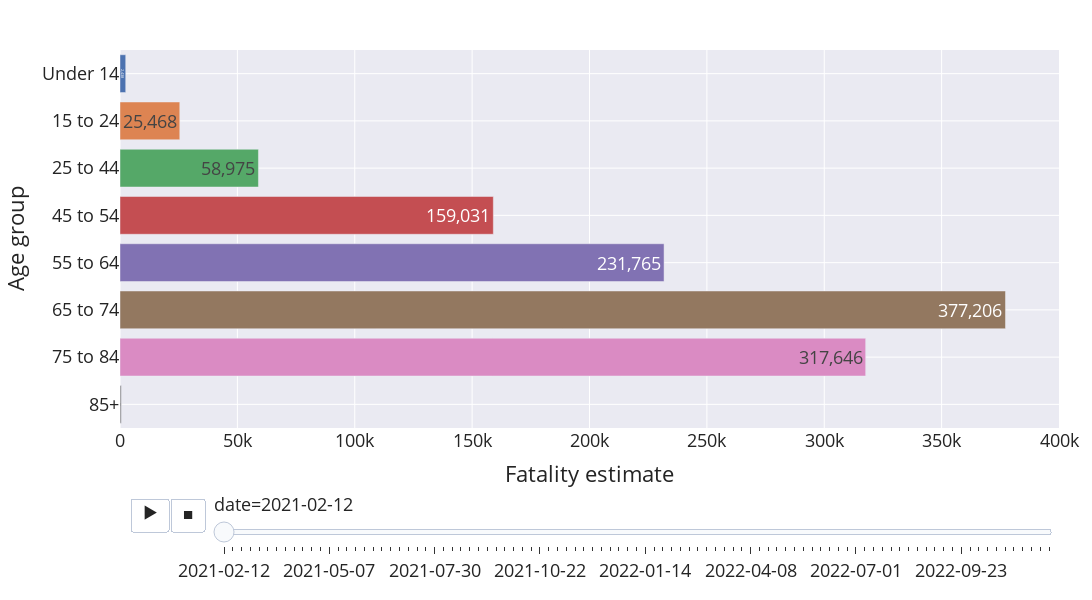

Source (notebook cell):
### Code cell
fig = px.bar(
    timeline_estimate, orientation='h',
    y="age", x="deaths", color='age', text='deaths',
    animation_frame="date", animation_group="age",
    labels={'age': 'Age group', 'deaths': 'Fatality estimate'},
    range_x=(0, 400000)
)

time = china_death_scenarios.reset_index().date.dt.strftime('%Y-%m-%d').values
estimate = china_death_scenarios.total.values.astype(int)
for i, frame in enumerate(fig.frames):
    frame.layout.title = f'COVID-zero policy end date: {time[i]} & Total fatality estimate: {estimate[i]:,}'
    
for step in fig.layout.sliders[0].steps:
    step["args"][1]["frame"]["redraw"] = True

fig.update_traces(textposition='inside', texttemplate='%{text:,}')
fig.update_layout(
    showlegend=False, 
    title_x=0.5,
    font_size=18,
    margin=dict(
        l=50,
        r=20,
        t=50,
        b=50,
        pad=0
    ),
    width=1200,
    height=600
)
fig.show()

### Figure 1 — Plotly figure (JSON) as saved in the notebook; plotly's stock layout.template omitted (floating-point values rounded to 4 significant figures)
{"data": [{"alignmentgroup": "True", "hovertemplate": "Age group=%{y}<br>date=2021-02-12<br>Fatality estimate=%{text}<extra></extra>", "ids": ["Under 14"], "legendgroup": "Under 14", "marker": {"color": "rgb(76,114,176)"}, "name": "Under 14", "offsetgroup": "Under 14", "orientation": "h", "showlegend": true, "text": [2438], "textposition": "inside", "texttemplate": "%{text:,}", "type": "bar", "x": [2438], "xaxis": "x", "y": ["Under 14"], "yaxis": "y"}, {"alignmentgroup": "True", "hovertemplate": "Age group=%{y}<br>date=2021-02-12<br>Fatality estimate=%{text}<extra></extra>", "ids": ["15 to 24"], "legendgroup": "15 to 24", "marker": {"color": "rgb(221,132,82)"}, "name": "15 to 24", "offsetgroup": "15 to 24", "orientation": "h", "showlegend": true, "text": [25468], "textposition": "inside", "texttemplate": "%{text:,}", "type": "bar", "x": [25468], "xaxis": "x", "y": ["15 to 24"], "yaxis": "y"}, {"alignmentgroup": "True", "hovertemplate": "Age group=%{y}<br>date=2021-02-12<br>Fatality estimate=%{text}<extra></extra>", "ids": ["25 to 44"], "legendgroup": "25 to 44", "marker": {"color": "rgb(85,168,104)"}, "name": "25 to 44", "offsetgroup": "25 to 44", "orientation": "h", "showlegend": true, "text": [58975], "textposition": "inside", "texttemplate": "%{text:,}", "type": "bar", "x": [58975], "xaxis": "x", "y": ["25 to 44"], "yaxis": "y"}, {"alignmentgroup": "True", "hovertemplate": "Age group=%{y}<br>date=2021-02-12<br>Fatality estimate=%{text}<extra></extra>", "ids": ["45 to 54"], "legendgroup": "45 to 54", "marker": {"color": "rgb(196,78,82)"}, "name": "45 to 54", "offsetgroup": "45 to 54", "orientation": "h", "showlegend": true, "text": [159031], "textposition": "inside", "texttemplate": "%{text:,}", "type": "bar", "x": [159031], "xaxis": "x", "y": ["45 to 54"], "yaxis": "y"}, {"alignmentgroup": "True", "hovertemplate": "Age group=%{y}<br>date=2021-02-12<br>Fatality estimate=%{text}<extra></extra>", "ids": ["55 to 64"], "legendgroup": "55 to 64", "marker": {"color": "rgb(129,114,179)"}, "name": "55 to 64", "offsetgroup": "55 to 64", "orientation": "h", "showlegend": true, "text": [231765], "textposition": "inside", "texttemplate": "%{text:,}", "type": "bar", "x": [231765], "xaxis": "x", "y": ["55 to 64"], "yaxis": "y"}, {"alignmentgroup": "True", "hovertemplate": "Age group=%{y}<br>date=2021-02-12<br>Fatality estimate=%{text}<extra></extra>", "ids": ["65 to 74"], "legendgroup": "65 to 74", "marker": {"color": "rgb(147,120,96)"}, "name": "65 to 74", "offsetgroup": "65 to 74", "orientation": "h", "showlegend": true, "text": [377206], "textposition": "inside", "texttemplate": "%{text:,}", "type": "bar", "x": [377206], "xaxis": "x", "y": ["65 to 74"], "yaxis": "y"}, {"alignmentgroup": "True", "hovertemplate": "Age group=%{y}<br>date=2021-02-12<br>Fatality estimate=%{text}<extra></extra>", "ids": ["75 to 84"], "legendgroup": "75 to 84", "marker": {"color": "rgb(218,139,195)"}, "name": "75 to 84", "offsetgroup": "75 to 84", "orientation": "h", "showlegend": true, "text": [317646], "textposition": "inside", "texttemplate": "%{text:,}", "type": "bar", "x": [317646], "xaxis": "x", "y": ["75 to 84"], "yaxis": "y"}, {"alignmentgroup": "True", "hovertemplate": "Age group=%{y}<br>date=2021-02-12<br>Fatality estimate=%{text}<extra></extra>", "ids": ["85+"], "legendgroup": "85+", "marker": {"color": "rgb(140,140,140)"}, "name": "85+", "offsetgroup": "85+", "orientation": "h", "showlegend": true, "text": [592], "textposition": "inside", "texttemplate": "%{text:,}", "type": "bar", "x": [592], "xaxis": "x", "y": ["85+"], "yaxis": "y"}], "layout": {"barmode": "relative", "font": {"size": 18}, "height": 600, "legend": {"title": {"text": "Age group"}, "tracegroupgap": 0}, "margin": {"b": 50, "l": 50, "pad": 0, "r": 20, "t": 50}, "showlegend": false, "sliders": [{"active": 0, "currentvalue": {"prefix": "date="}, "len": 0.9, "pad": {"b": 10, "t": 60}, "steps": [{"args": [["2021-02-12"], {"frame": {"duration": 0, "redraw": true}, "fromcurrent": true, "mode": "immediate", "transition": {"duration": 0, "easing": "linear"}}], "label": "2021-02-12", "method": "animate"}, {"args": [["2021-02-19"], {"frame": {"duration": 0, "redraw": true}, "fromcurrent": true, "mode": "immediate", "transition": {"duration": 0, "easing": "linear"}}], "label": "2021-02-19", "method": "animate"}, {"args": [["2021-02-26"], {"frame": {"duration": 0, "redraw": true}, "fromcurrent": true, "mode": "immediate", "transition": {"duration": 0, "easing": "linear"}}], "label": "2021-02-26", "method": "animate"}, {"args": [["2021-03-05"], {"frame": {"duration": 0, "redraw": true}, "fromcurrent": true, "mode": "immediate", "transition": {"duration": 0, "easing": "linear"}}], "label": "2021-03-05", "method": "animate"}, {"args": [["2021-03-12"], {"frame": {"duration": 0, "redraw": true}, "fromcurrent": true, "mode": "immediate", "transition": {"duration": 0, "easing": "linear"}}], "label": "2021-03-12", "method": "animate"}, {"args": [["2021-03-19"], {"frame": {"duration": 0, "redraw": true}, "fromcurrent": true, "mode": "immediate", "transition": {"duration": 0, "easing": "linear"}}], "label": "2021-03-19", "method": "animate"}, {"args": [["2021-03-26"], {"frame": {"duration": 0, "redraw": true}, "fromcurrent": true, "mode": "immediate", "transition": {"duration": 0, "easing": "linear"}}], "label": "2021-03-26", "method": "animate"}, {"args": [["2021-04-02"], {"frame": {"duration": 0, "redraw": true}, "fromcurrent": true, "mode": "immediate", "transition": {"duration": 0, "easing": "linear"}}], "label": "2021-04-02", "method": "animate"}, {"args": [["2021-04-09"], {"frame": {"duration": 0, "redraw": true}, "fromcurrent": true, "mode": "immediate", "transition": {"duration": 0, "easing": "linear"}}], "label": "2021-04-09", "method": "animate"}, {"args": [["2021-04-16"], {"frame": {"duration": 0, "redraw": true}, "fromcurrent": true, "mode": "immediate", "transition": {"duration": 0, "easing": "linear"}}], "label": "2021-04-16", "method": "animate"}, {"args": [["2021-04-23"], {"frame": {"duration": 0, "redraw": true}, "fromcurrent": true, "mode": "immediate", "transition": {"duration": 0, "easing": "linear"}}], "label": "2021-04-23", "method": "animate"}, {"args": [["2021-04-30"], {"frame": {"duration": 0, "redraw": true}, "fromcurrent": true, "mode": "immediate", "transition": {"duration": 0, "easing": "linear"}}], "label": "2021-04-30", "method": "animate"}, {"args": [["2021-05-07"], {"frame": {"duration": 0, "redraw": true}, "fromcurrent": true, "mode": "immediate", "transition": {"duration": 0, "easing": "linear"}}], "label": "2021-05-07", "method": "animate"}, {"args": [["2021-05-14"], {"frame": {"duration": 0, "redraw": true}, "fromcurrent": true, "mode": "immediate", "transition": {"duration": 0, "easing": "linear"}}], "label": "2021-05-14", "method": "animate"}, {"args": [["2021-05-21"], {"frame": {"duration": 0, "redraw": true}, "fromcurrent": true, "mode": "immediate", "transition": {"duration": 0, "easing": "linear"}}], "label": "2021-05-21", "method": "animate"}, {"args": [["2021-05-28"], {"frame": {"duration": 0, "redraw": true}, "fromcurrent": true, "mode": "immediate", "transition": {"duration": 0, "easing": "linear"}}], "label": "2021-05-28", "method": "animate"}, {"args": [["2021-06-04"], {"frame": {"duration": 0, "redraw": true}, "fromcurrent": true, "mode": "immediate", "transition": {"duration": 0, "easing": "linear"}}], "label": "2021-06-04", "method": "animate"}, {"args": [["2021-06-11"], {"frame": {"duration": 0, "redraw": true}, "fromcurrent": true, "mode": "immediate", "transition": {"duration": 0, "easing": "linear"}}], "label": "2021-06-11", "method": "animate"}, {"args": [["2021-06-18"], {"frame": {"duration": 0, "redraw": true}, "fromcurrent": true, "mode": "immediate", "transition": {"duration": 0, "easing": "linear"}}], "label": "2021-06-18", "method": "animate"}, {"args": [["2021-06-25"], {"frame": {"duration": 0, "redraw": true}, "fromcurrent": true, "mode": "immediate", "transition": {"duration": 0, "easing": "linear"}}], "label": "2021-06-25", "method": "animate"}, {"args": [["2021-07-02"], {"frame": {"duration": 0, "redraw": true}, "fromcurrent": true, "mode": "immediate", "transition": {"duration": 0, "easing": "linear"}}], "label": "2021-07-02", "method": "animate"}, {"args": [["2021-07-09"], {"frame": {"duration": 0, "redraw": true}, "fromcurrent": true, "mode": "immediate", "transition": {"duration": 0, "easing": "linear"}}], "label": "2021-07-09", "method": "animate"}, {"args": [["2021-07-16"], {"frame": {"duration": 0, "redraw": true}, "fromcurrent": true, "mode": "immediate", "transition": {"duration": 0, "easing": "linear"}}], "label": "2021-07-16", "method": "animate"}, {"args": [["2021-07-23"], {"frame": {"duration": 0, "redraw": true}, "fromcurrent": true, "mode": "immediate", "transition": {"duration": 0, "easing": "linear"}}], "label": "2021-07-23", "method": "animate"}, {"args": [["2021-07-30"], {"frame": {"duration": 0, "redraw": true}, "fromcurrent": true, "mode": "immediate", "transition": {"duration": 0, "easing": "linear"}}], "label": "2021-07-30", "method": "animate"}, {"args": [["2021-08-06"], {"frame": {"duration": 0, "redraw": true}, "fromcurrent": true, "mode": "immediate", "transition": {"duration": 0, "easing": "linear"}}], "label": "2021-08-06", "method": "animate"}, {"args": [["2021-08-13"], {"frame": {"duration": 0, "redraw": true}, "fromcurrent": true, "mode": "immediate", "transition": {"duration": 0, "easing": "linear"}}], "label": "2021-08-13", "method": "animate"}, {"args": [["2021-08-20"], {"frame": {"duration": 0, "redraw": true}, "fromcurrent": true, "mode": "immediate", "transition": {"duration": 0, "easing": "linear"}}], "label": "2021-08-20", "method": "animate"}, {"args": [["2021-08-27"], {"frame": {"duration": 0, "redraw": true}, "fromcurrent": true, "mode": "immediate", "transition": {"duration": 0, "easing": "linear"}}], "label": "2021-08-27", "method": "animate"}, {"args": [["2021-09-03"], {"frame": {"duration": 0, "redraw": true}, "fromcurrent": true, "mode": "immediate", "transition": {"duration": 0, "easing": "linear"}}], "label": "2021-09-03", "method": "animate"}, {"args": [["2021-09-10"], {"frame": {"duration": 0, "redraw": true}, "fromcurrent": true, "mode": "immediate", "transition": {"duration": 0, "easing": "linear"}}], "label": "2021-09-10", "method": "animate"}, {"args": [["2021-09-17"], {"frame": {"duration": 0, "redraw": true}, "fromcurrent": true, "mode": "immediate", "transition": {"duration": 0, "easing": "linear"}}], "label": "2021-09-17", "method": "animate"}, {"args": [["2021-09-24"], {"frame": {"duration": 0, "redraw": true}, "fromcurrent": true, "mode": "immediate", "transition": {"duration": 0, "easing": "linear"}}], "label": "2021-09-24", "method": "animate"}, {"args": [["2021-10-01"], {"frame": {"duration": 0, "redraw": true}, "fromcurrent": true, "mode": "immediate", "transition": {"duration": 0, "easing": "linear"}}], "label": "2021-10-01", "method": "animate"}, {"args": [["2021-10-08"], {"frame": {"duration": 0, "redraw": true}, "fromcurrent": true, "mode": "immediate", "transition": {"duration": 0, "easing": "linear"}}], "label": "2021-10-08", "method": "animate"}, {"args": [["2021-10-15"], {"frame": {"duration": 0, "redraw": true}, "fromcurrent": true, "mode": "immediate", "transition": {"duration": 0, "easing": "linear"}}], "label": "2021-10-15", "method": "animate"}, {"args": [["2021-10-22"], {"frame": {"duration": 0, "redraw": true}, "fromcurrent": true, "mode": "immediate", "transition": {"duration": 0, "easing": "linear"}}], "label": "2021-10-22", "method": "animate"}, {"args": [["2021-10-29"], {"frame": {"duration": 0, "redraw": true}, "fromcurrent": true, "mode": "immediate", "transition": {"duration": 0, "easing": "linear"}}], "label": "2021-10-29", "method": "animate"}, {"args": [["2021-11-05"], {"frame": {"duration": 0, "redraw": true}, "fromcurrent": true, "mode": "immediate", "transition": {"duration": 0, "easing": "linear"}}], "label": "2021-11-05", "method": "animate"}, {"args": [["2021-11-12"], {"frame": {"duration": 0, "redraw": true}, "fromcurrent": true, "mode": "immediate", "transition": {"duration": 0, "easing": "linear"}}], "label": "2021-11-12", "method": "animate"}, {"args": [["2021-11-19"], {"frame": {"duration": 0, "redraw": true}, "fromcurrent": true, "mode": "immediate", "transition": {"duration": 0, "easing": "linear"}}], "label": "2021-11-19", "method": "animate"}, {"args": [["2021-11-26"], {"frame": {"duration": 0, "redraw": true}, "fromcurrent": true, "mode": "immediate", "transition": {"duration": 0, "easing": "linear"}}], "label": "2021-11-26", "method": "animate"}, {"args": [["2021-12-03"], {"frame": {"duration": 0, "redraw": true}, "fromcurrent": true, "mode": "immediate", "transition": {"duration": 0, "easing": "linear"}}], "label": "2021-12-03", "method": "animate"}, {"args": [["2021-12-10"], {"frame": {"duration": 0, "redraw": true}, "fromcurrent": true, "mode": "immediate", "transition": {"duration": 0, "easing": "linear"}}], "label": "2021-12-10", "method": "animate"}, {"args": [["2021-12-17"], {"frame": {"duration": 0, "redraw": true}, "fromcurrent": true, "mode": "immediate", "transition": {"duration": 0, "easing": "linear"}}], "label": "2021-12-17", "method": "animate"}, {"args": [["2021-12-24"], {"frame": {"duration": 0, "redraw": true}, "fromcurrent": true, "mode": "immediate", "transition": {"duration": 0, "easing": "linear"}}], "label": "2021-12-24", "method": "animate"}, {"args": [["2021-12-31"], {"frame": {"duration": 0, "redraw": true}, "fromcurrent": true, "mode": "immediate", "transition": {"duration": 0, "easing": "linear"}}], "label": "2021-12-31", "method": "animate"}, {"args": [["2022-01-07"], {"frame": {"duration": 0, "redraw": true}, "fromcurrent": true, "mode": "immediate", "transition": {"duration": 0, "easing": "linear"}}], "label": "2022-01-07", "method": "animate"}, {"args": [["2022-01-14"], {"frame": {"duration": 0, "redraw": true}, "fromcurrent": true, "mode": "immediate", "transition": {"duration": 0, "easing": "linear"}}], "label": "2022-01-14", "method": "animate"}, {"args": [["2022-01-21"], {"frame": {"duration": 0, "redraw": true}, "fromcurrent": true, "mode": "immediate", "transition": {"duration": 0, "easing": "linear"}}], "label": "2022-01-21", "method": "animate"}, {"args": [["2022-01-28"], {"frame": {"duration": 0, "redraw": true}, "fromcurrent": true, "mode": "immediate", "transition": {"duration": 0, "easing": "linear"}}], "label": "2022-01-28", "method": "animate"}, {"args": [["2022-02-04"], {"frame": {"duration": 0, "redraw": true}, "fromcurrent": true, "mode": "immediate", "transition": {"duration": 0, "easing": "linear"}}], "label": "2022-02-04", "method": "animate"}, {"args": [["2022-02-11"], {"frame": {"duration": 0, "redraw": true}, "fromcurrent": true, "mode": "immediate", "transition": {"duration": 0, "easing": "linear"}}], "label": "2022-02-11", "method": "animate"}, {"args": [["2022-02-18"], {"frame": {"duration": 0, "redraw": true}, "fromcurrent": true, "mode": "immediate", "transition": {"duration": 0, "easing": "linear"}}], "label": "2022-02-18", "method": "animate"}, {"args": [["2022-02-25"], {"frame": {"duration": 0, "redraw": true}, "fromcurrent": true, "mode": "immediate", "transition": {"duration": 0, "easing": "linear"}}], "label": "2022-02-25", "method": "animate"}, {"args": [["2022-03-04"], {"frame": {"duration": 0, "redraw": true}, "fromcurrent": true, "mode": "immediate", "transition": {"duration": 0, "easing": "linear"}}], "label": "2022-03-04", "method": "animate"}, {"args": [["2022-03-11"], {"frame": {"duration": 0, "redraw": true}, "fromcurrent": true, "mode": "immediate", "transition": {"duration": 0, "easing": "linear"}}], "label": "2022-03-11", "method": "animate"}, {"args": [["2022-03-18"], {"frame": {"duration": 0, "redraw": true}, "fromcurrent": true, "mode": "immediate", "transition": {"duration": 0, "easing": "linear"}}], "label": "2022-03-18", "method": "animate"}, {"args": [["2022-03-25"], {"frame": {"duration": 0, "redraw": true}, "fromcurrent": true, "mode": "immediate", "transition": {"duration": 0, "easing": "linear"}}], "label": "2022-03-25", "method": "animate"}, {"args": [["2022-04-01"], {"frame": {"duration": 0, "redraw": true}, "fromcurrent": true, "mode": "immediate", "transition": {"duration": 0, "easing": "linear"}}], "label": "2022-04-01", "method": "animate"}, {"args": [["2022-04-08"], {"frame": {"duration": 0, "redraw": true}, "fromcurrent": true, "mode": "immediate", "transition": {"duration": 0, "easing": "linear"}}], "label": "2022-04-08", "method": "animate"}, {"args": [["2022-04-15"], {"frame": {"duration": 0, "redraw": true}, "fromcurrent": true, "mode": "immediate", "transition": {"duration": 0, "easing": "linear"}}], "label": "2022-04-15", "method": "animate"}, {"args": [["2022-04-22"], {"frame": {"duration": 0, "redraw": true}, "fromcurrent": true, "mode": "immediate", "transition": {"duration": 0, "easing": "linear"}}], "label": "2022-04-22", "method": "animate"}, {"args": [["2022-04-29"], {"frame": {"duration": 0, "redraw": true}, "fromcurrent": true, "mode": "immediate", "transition": {"duration": 0, "easing": "linear"}}], "label": "2022-04-29", "method": "animate"}, {"args": [["2022-05-06"], {"frame": {"duration": 0, "redraw": true}, "fromcurrent": true, "mode": "immediate", "transition": {"duration": 0, "easing": "linear"}}], "label": "2022-05-06", "method": "animate"}, {"args": [["2022-05-13"], {"frame": {"duration": 0, "redraw": true}, "fromcurrent": true, "mode": "immediate", "transition": {"duration": 0, "easing": "linear"}}], "label": "2022-05-13", "method": "animate"}, {"args": [["2022-05-20"], {"frame": {"duration": 0, "redraw": true}, "fromcurrent": true, "mode": "immediate", "transition": {"duration": 0, "easing": "linear"}}], "label": "2022-05-20", "method": "animate"}, {"args": [["2022-05-27"], {"frame": {"duration": 0, "redraw": true}, "fromcurrent": true, "mode": "immediate", "transition": {"duration": 0, "easing": "linear"}}], "label": "2022-05-27", "method": "animate"}, {"args": [["2022-06-03"], {"frame": {"duration": 0, "redraw": true}, "fromcurrent": true, "mode": "immediate", "transition": {"duration": 0, "easing": "linear"}}], "label": "2022-06-03", "method": "animate"}, {"args": [["2022-06-10"], {"frame": {"duration": 0, "redraw": true}, "fromcurrent": true, "mode": "immediate", "transition": {"duration": 0, "easing": "linear"}}], "label": "2022-06-10", "method": "animate"}, {"args": [["2022-06-17"], {"frame": {"duration": 0, "redraw": true}, "fromcurrent": true, "mode": "immediate", "transition": {"duration": 0, "easing": "linear"}}], "label": "2022-06-17", "method": "animate"}, {"args": [["2022-06-24"], {"frame": {"duration": 0, "redraw": true}, "fromcurrent": true, "mode": "immediate", "transition": {"duration": 0, "easing": "linear"}}], "label": "2022-06-24", "method": "animate"}, {"args": [["2022-07-01"], {"frame": {"duration": 0, "redraw": true}, "fromcurrent": true, "mode": "immediate", "transition": {"duration": 0, "easing": "linear"}}], "label": "2022-07-01", "method": "animate"}, {"args": [["2022-07-08"], {"frame": {"duration": 0, "redraw": true}, "fromcurrent": true, "mode": "immediate", "transition": {"duration": 0, "easing": "linear"}}], "label": "2022-07-08", "method": "animate"}, {"args": [["2022-07-15"], {"frame": {"duration": 0, "redraw": true}, "fromcurrent": true, "mode": "immediate", "transition": {"duration": 0, "easing": "linear"}}], "label": "2022-07-15", "method": "animate"}, {"args": [["2022-07-22"], {"frame": {"duration": 0, "redraw": true}, "fromcurrent": true, "mode": "immediate", "transition": {"duration": 0, "easing": "linear"}}], "label": "2022-07-22", "method": "animate"}, {"args": [["2022-07-29"], {"frame": {"duration": 0, "redraw": true}, "fromcurrent": true, "mode": "immediate", "transition": {"duration": 0, "easing": "linear"}}], "label": "2022-07-29", "method": "animate"}, {"args": [["2022-08-05"], {"frame": {"duration": 0, "redraw": true}, "fromcurrent": true, "mode": "immediate", "transition": {"duration": 0, "easing": "linear"}}], "label": "2022-08-05", "method": "animate"}, {"args": [["2022-08-12"], {"frame": {"duration": 0, "redraw": true}, "fromcurrent": true, "mode": "immediate", "transition": {"duration": 0, "easing": "linear"}}], "label": "2022-08-12", "method": "animate"}, {"args": [["2022-08-19"], {"frame": {"duration": 0, "redraw": true}, "fromcurrent": true, "mode": "immediate", "transition": {"duration": 0, "easing": "linear"}}], "label": "2022-08-19", "method": "animate"}, {"args": [["2022-08-26"], {"frame": {"duration": 0, "redraw": true}, "fromcurrent": true, "mode": "immediate", "transition": {"duration": 0, "easing": "linear"}}], "label": "2022-08-26", "method": "animate"}, {"args": [["2022-09-02"], {"frame": {"duration": 0, "redraw": true}, "fromcurrent": true, "mode": "immediate", "transition": {"duration": 0, "easing": "linear"}}], "label": "2022-09-02", "method": "animate"}, {"args": [["2022-09-09"], {"frame": {"duration": 0, "redraw": true}, "fromcurrent": true, "mode": "immediate", "transition": {"duration": 0, "easing": "linear"}}], "label": "2022-09-09", "method": "animate"}, {"args": [["2022-09-16"], {"frame": {"duration": 0, "redraw": true}, "fromcurrent": true, "mode": "immediate", "transition": {"duration": 0, "easing": "linear"}}], "label": "2022-09-16", "method": "animate"}, {"args": [["2022-09-23"], {"frame": {"duration": 0, "redraw": true}, "fromcurrent": true, "mode": "immediate", "transition": {"duration": 0, "easing": "linear"}}], "label": "2022-09-23", "method": "animate"}, {"args": [["2022-09-30"], {"frame": {"duration": 0, "redraw": true}, "fromcurrent": true, "mode": "immediate", "transition": {"duration": 0, "easing": "linear"}}], "label": "2022-09-30", "method": "animate"}, {"args": [["2022-10-07"], {"frame": {"duration": 0, "redraw": true}, "fromcurrent": true, "mode": "immediate", "transition": {"duration": 0, "easing": "linear"}}], "label": "2022-10-07", "method": "animate"}, {"args": [["2022-10-14"], {"frame": {"duration": 0, "redraw": true}, "fromcurrent": true, "mode": "immediate", "transition": {"duration": 0, "easing": "linear"}}], "label": "2022-10-14", "method": "animate"}, {"args": [["2022-10-21"], {"frame": {"duration": 0, "redraw": true}, "fromcurrent": true, "mode": "immediate", "transition": {"duration": 0, "easing": "linear"}}], "label": "2022-10-21", "method": "animate"}, {"args": [["2022-10-28"], {"frame": {"duration": 0, "redraw": true}, "fromcurrent": true, "mode": "immediate", "transition": {"duration": 0, "easing": "linear"}}], "label": "2022-10-28", "method": "animate"}, {"args": [["2022-11-04"], {"frame": {"duration": 0, "redraw": true}, "fromcurrent": true, "mode": "immediate", "transition": {"duration": 0, "easing": "linear"}}], "label": "2022-11-04", "method": "animate"}, {"args": [["2022-11-11"], {"frame": {"duration": 0, "redraw": true}, "fromcurrent": true, "mode": "immediate", "transition": {"duration": 0, "easing": "linear"}}], "label": "2022-11-11", "method": "animate"}, {"args": [["2022-11-18"], {"frame": {"duration": 0, "redraw": true}, "fromcurrent": true, "mode": "immediate", "transition": {"duration": 0, "easing": "linear"}}], "label": "2022-11-18", "method": "animate"}, {"args": [["2022-11-25"], {"frame": {"duration": 0, "redraw": true}, "fromcurrent": true, "mode": "immediate", "transition": {"duration": 0, "easing": "linear"}}], "label": "2022-11-25", "method": "animate"}, {"args": [["2022-12-02"], {"frame": {"duration": 0, "redraw": true}, "fromcurrent": true, "mode": "immediate", "transition": {"duration": 0, "easing": "linear"}}], "label": "2022-12-02", "method": "animate"}], "x": 0.1, "xanchor": "left", "y": 0, "yanchor": "top"}], "title": {"x": 0.5}, "updatemenus": [{"buttons": [{"args": [null, {"frame": {"duration": 500, "redraw": true}, "fromcurrent": true, "mode": "immediate", "transition": {"duration": 500, "easing": "linear"}}], "label": "&#9654;", "method": "animate"}, {"args": [[null], {"frame": {"duration": 0, "redraw": true}, "fromcurrent": true, "mode": "immediate", "transition": {"duration": 0, "easing": "linear"}}], "label": "&#9724;", "method": "animate"}], "direction": "left", "pad": {"r": 10, "t": 70}, "showactive": false, "type": "buttons", "x": 0.1, "xanchor": "right", "y": 0, "yanchor": "top"}], "width": 1200, "xaxis": {"anchor": "y", "domain": [0, 1], "range": [0, 400000], "title": {"text": "Fatality estimate"}}, "yaxis": {"anchor": "x", "categoryarray": ["85+", "75 to 84", "65 to 74", "55 to 64", "45 to 54", "25 to 44", "15 to 24", "Under 14"], "categoryorder": "array", "domain": [0, 1], "title": {"text": "Age group"}}}}
